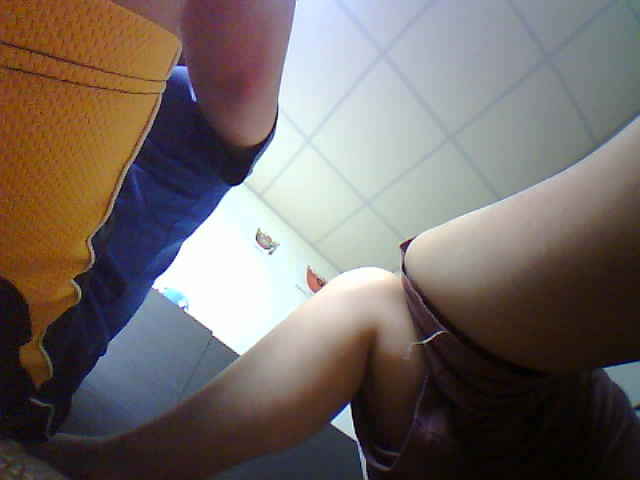
#> input picture opencv/python/capture.jpg, 640 x 480 px
$ python edge.py capture.jpg
#> lines starting #> are read from the running program, lines starting #| are printed output that depends on the picture
import cv2
import numpy as np
import sys
import matplotlib
matplotlib.use('TkAgg')
from matplotlib import pyplot as plt


def edge():
    """
    Usage: python edge.py PATH/TO/FILE
    """

    img = cv2.imread(sys.argv[1],cv2.IMREAD_COLOR)
#> img is the input picture: shape (480, 640, 3); mean B, G, R 102.3, 106.4, 114.8
    edges = cv2.Canny(img,100,200)
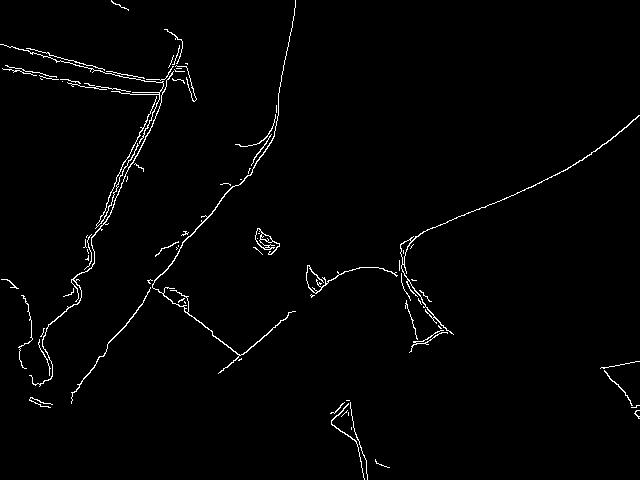
#> edges: shape (480, 640); 1.6% white in thin lines or dots

    # cv2.imshow('title',edges)
    # cv2.waitKey(0)

    plt.subplot(121),plt.imshow(img,cmap = 'gray')
    plt.title('Original Image'), plt.xticks([]), plt.yticks([])
    plt.subplot(122),plt.imshow(edges,cmap = 'gray')
    plt.title('Edge Image'), plt.xticks([]), plt.yticks([])

    plt.show()
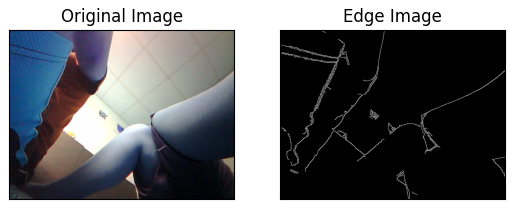
#> figure drawn by matplotlib, 2 panels; B, G, R data is drawn as R, G, B

if __name__ == '__main__':
    try:
        edge()
    except IndexError:
        print(edge.__doc__)
